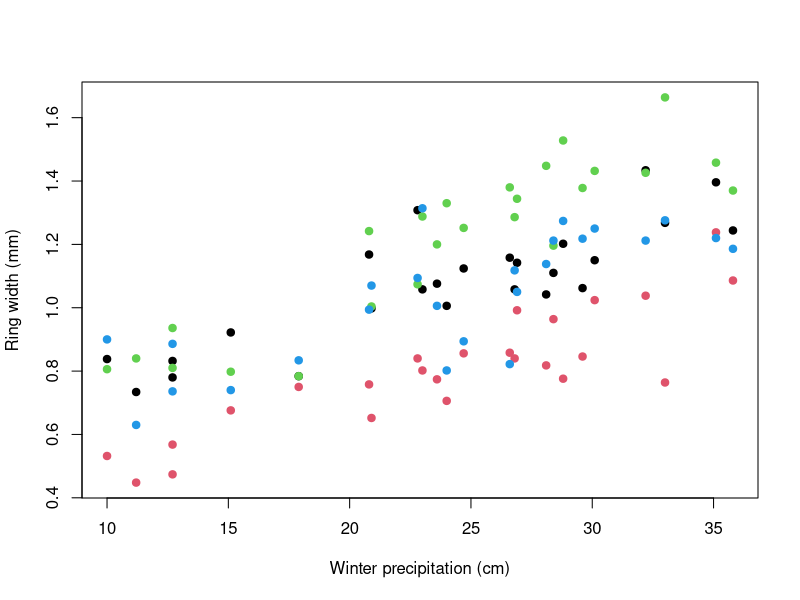
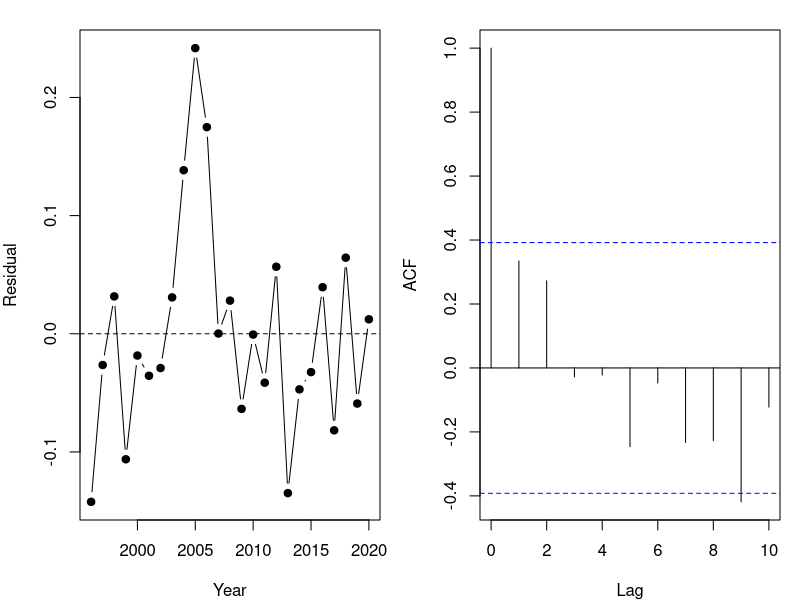

Source code (R) for these figures, in order:

#  NRES 746, Week 11: linear models as likelihoods, linear algebra, modeling variance =========
#  R demos only; sections match the Week 11 web page. Needs mvtnorm, lme4, nlme.

# STANDARD STATISTICS AS LIKELIHOOD MODELS ============================================

rm(list = ls())

# 3. One model behind lm() ------------------------------------------------------------

# pinyon ring widths (mm): 4 stands x 5 trees x 25 years; simulated
set.seed(21)
years <- 1996:2020
n_yr <- length(years)
precip <- round(rgamma(n_yr, shape = 9, scale = 22 / 9), 1)   # winter precipitation (cm)
stand_eff <- rnorm(4, 0, 0.12)
ar_dev <- matrix(0, 4, n_yr)            # shared year-to-year deviations within each stand
for (j in 1:4) {
  ar_dev[j, 1] <- rnorm(1, 0, 0.08 / sqrt(1 - 0.6^2))
  for (t in 2:n_yr) ar_dev[j, t] <- 0.6 * ar_dev[j, t - 1] + rnorm(1, 0, 0.08)
}
rings <- expand.grid(year = years, tree = 1:5, stand = LETTERS[1:4])
rings$tree_id <- paste0(rings$stand, rings$tree)
tree_eff <- setNames(rnorm(20, 0, 0.1), unique(rings$tree_id))
j <- match(rings$stand, LETTERS)
t <- match(rings$year, years)
rings$precip <- precip[t]
rings$width <- round(0.35 + stand_eff[j] + tree_eff[rings$tree_id] + 0.025 * rings$precip +
                       ar_dev[cbind(j, t)] + rnorm(nrow(rings), 0, 0.1), 2)

# stand chronologies: mean of the 5 trees in each stand and year
chron <- aggregate(width ~ stand + year + precip, data = rings, FUN = mean)
chron <- chron[order(chron$stand, chron$year), ]
head(chron)

plot(width ~ precip, data = chron, col = as.integer(factor(chron$stand)), pch = 19,
     xlab = "Winter precipitation (cm)", ylab = "Ring width (mm)")

# ANCOVA: one intercept per stand (a[1:4]), shared slope b; sigma on the log scale
nll_ancova <- function(par, dat) {
  a <- par[1:4]
  b <- par[5]
  sigma <- exp(par[6])
  mu <- a[as.integer(dat$stand)] + b * dat$precip
  -sum(dnorm(dat$width, mu, sigma, log = TRUE))
}
chron$stand <- factor(chron$stand)
fit_ancova <- optim(c(rep(0.5, 4), 0, log(0.1)), nll_ancova, dat = chron,
                    method = "BFGS", control = list(maxit = 1000))
fit_lm <- lm(width ~ 0 + stand + precip, data = chron)   # 0 + : one intercept per stand

cbind(optim = fit_ancova$par[1:5], lm = coef(fit_lm))
c(optim = exp(fit_ancova$par[6]), lm = summary(fit_lm)$sigma)   # MLE divides by n; lm by n - 5

# classic ANCOVA tests: F-tests between nested models
fit_precip <- lm(width ~ precip, data = chron)
fit_slopes <- lm(width ~ 0 + stand * precip, data = chron)   # one slope per stand
anova(fit_precip, fit_lm)    # do stands differ, given precipitation?
anova(fit_lm, fit_slopes)    # same precipitation slope in every stand?

#  [PAUSE] Each precipitation value is shared by all four stands in a year. Does that matter for independence?

# 4. The model matrix -----------------------------------------------------------------

rows_1996 <- chron$year == 1996
model.matrix(~ 0 + stand + precip, data = chron)[rows_1996, ]   # one column per stand
model.matrix(~ stand + precip, data = chron)[rows_1996, ]       # R's default coding
coef(lm(width ~ stand + precip, data = chron))

#  [PAUSE] In a model with an intercept, why can't R include indicator columns for all four stands?

# 5. Generalized linear models --------------------------------------------------------

tree_means <- aggregate(width ~ stand + tree_id, data = rings, FUN = mean)
set.seed(5)
tree_means$cones <- rpois(20, exp(-0.5 + 3 * tree_means$width))

# Poisson GLM by hand: log(mu) = a + b * width
nll_pois <- function(par) {
  -sum(dpois(tree_means$cones, exp(par[1] + par[2] * tree_means$width), log = TRUE))
}
fit_pois <- optim(c(0, 1), nll_pois, method = "BFGS")
fit_glm <- glm(cones ~ width, family = poisson, data = tree_means)
cbind(optim = fit_pois$par, glm = coef(fit_glm))

# Discussion: lag-1 correlation of ANCOVA residuals within stands
mean(sapply(split(resid(fit_lm), chron$stand), function(r) cor(r[-1], r[-length(r)])))

# Bonus: nonlinear least squares ------------------------------------------------------

fit_nls <- nls(width ~ a * precip / (b + precip), data = chron,
               start = list(a = 1.5, b = 20))
coef(fit_nls)


# LINEAR ALGEBRA FOR STATISTICS =======================================================

# 1. Vectors and matrices -------------------------------------------------------------

A <- matrix(c(2, 1, 0, 3, -1, 4), nrow = 2)
A
dim(A)
A[2, 3]     # row 2, column 3

# 2. Matrix multiplication ------------------------------------------------------------

X <- model.matrix(~ stand + precip, data = chron)
beta_hat <- coef(lm(width ~ stand + precip, data = chron))
mu_hat <- X %*% beta_hat               # 100 x 5 times 5 x 1 = 100 x 1
all.equal(as.vector(mu_hat), unname(fitted(lm(width ~ stand + precip, data = chron))))

# 3. Transpose, identity, and inverse -------------------------------------------------

# normal equations: t(X) X beta = t(X) y
XtX <- t(X) %*% X
XtX                                      # 5 x 5
beta_ne <- solve(XtX, t(X) %*% chron$width)   # solves XtX beta = Xty
cbind(normal_eq = as.vector(beta_ne), lm = beta_hat)

#  [PAUSE] Suppose X also had an indicator column for stand A. What would go wrong with solve(XtX)?

# 4. Determinant and quadratic form ---------------------------------------------------

# with V = sigma^2 I, the MVN is a product of univariate normals
library(mvtnorm)
r <- resid(fit_lm)
sigma_mle <- sqrt(mean(r^2))
c(sum_dnorm = sum(dnorm(r, 0, sigma_mle, log = TRUE)),
  dmvnorm = dmvnorm(r, rep(0, 100), sigma_mle^2 * diag(100), log = TRUE))

# 5. Valid covariance matrices --------------------------------------------------------

V_ok <- matrix(c(4, 1, 1, 2), 2)       # variances 4 and 2, covariance 1
eigen(V_ok)$values                     # all positive: positive definite


# MODELING VARIANCE: RANDOM EFFECTS AND AUTOCORRELATION ===============================

# 3. A random intercept ---------------------------------------------------------------

# V = sigma_b^2 Z Z^T + sigma^2 I: block diagonal, one 5 x 5 block per stand
y_tree <- tree_means$width
Z <- model.matrix(~ 0 + stand, data = tree_means)
ZZt <- Z %*% t(Z)
V_ri <- function(sigma_b, sigma) sigma_b^2 * ZZt + sigma^2 * diag(20)
V_ri(0.12, 0.1)[1:7, 1:7]     # first stand's block, and the start of the next

nll_ri <- function(par) {
  V <- V_ri(exp(par[2]), exp(par[3]))
  -dmvnorm(y_tree, rep(par[1], 20), V, log = TRUE)
}
fit_ri <- optim(c(mean(y_tree), log(0.1), log(0.1)), nll_ri, method = "BFGS")
c(mu = fit_ri$par[1], sigma_b = exp(fit_ri$par[2]), sigma = exp(fit_ri$par[3]))

library(lme4)
fit_lmer <- lmer(width ~ 1 + (1 | stand), data = tree_means, REML = FALSE)
fixef(fit_lmer)
as.data.frame(VarCorr(fit_lmer))[, c("grp", "sdcor")]

sb_hat <- exp(fit_ri$par[2])
s_hat <- exp(fit_ri$par[3])
sb_hat^2 / (sb_hat^2 + s_hat^2)       # intraclass correlation

#  [PAUSE] The among-stand SD comes from only four stands. How much would you trust it?

# 4. Autocorrelation: AR(1) -----------------------------------------------------------

chron_a <- chron[chron$stand == "A", ]
chron_a$year_c <- chron_a$year - 2008          # centered year: 0 = 2008
fit_lm_a <- lm(width ~ precip + year_c, data = chron_a)
summary(fit_lm_a)$coefficients
par(mfrow = c(1, 2), mar = c(4, 4, 1.5, 1))
plot(chron_a$year, resid(fit_lm_a), type = "b", pch = 19, xlab = "Year", ylab = "Residual")
abline(h = 0, lty = 2)
acf(resid(fit_lm_a), main = "", lag.max = 10)
par(mfrow = c(1, 1))

# lag-1 residual correlation in each stand (stand A's is inside the bounds, +/-0.39)
lag1 <- function(d) {
  d$year_c <- d$year - 2008
  acf(resid(lm(width ~ precip + year_c, data = d)), plot = FALSE)$acf[2]
}
round(sapply(split(chron, chron$stand), lag1), 2)

# AR(1) covariance: V_st = sigma^2 / (1 - rho^2) * rho^|s - t|
lags <- abs(outer(1:25, 1:25, "-"))
V_ar1 <- function(rho, sigma) sigma^2 / (1 - rho^2) * rho^lags
round(V_ar1(0.6, 0.08)[1:5, 1:5], 4)

# mean: a + b * precip + c * year_c; AR(1) errors with rho = tanh(par[4]), sigma = exp(par[5])
nll_ar1 <- function(par) {
  mu <- par[1] + par[2] * chron_a$precip + par[3] * chron_a$year_c
  V <- V_ar1(tanh(par[4]), exp(par[5]))
  -dmvnorm(chron_a$width, mu, V, log = TRUE)
}
fit_ar1 <- optim(c(coef(fit_lm_a), 0, log(0.1)), nll_ar1, method = "BFGS", hessian = TRUE)
c(a = fit_ar1$par[1], b = fit_ar1$par[2], c = fit_ar1$par[3],
  rho = tanh(fit_ar1$par[4]), sigma = exp(fit_ar1$par[5]))

library(nlme)
fit_gls <- gls(width ~ precip + year_c, data = chron_a,
               correlation = corAR1(form = ~ year), method = "ML")
coef(fit_gls)
coef(fit_gls$modelStruct$corStruct, unconstrained = FALSE)   # rho

# trend: estimate, SE, p under independence vs. AR(1) (Hessian SE)
se_ar1 <- sqrt(diag(solve(fit_ar1$hessian)))
summary(fit_lm_a)$coefficients["year_c", ]
c(estimate = fit_ar1$par[3], se = se_ar1[3], p = 2 * pnorm(-abs(fit_ar1$par[3] / se_ar1[3])))

#  [PAUSE] With rho near 0.9, what does one AR(1) series look like? How would you tell it from a slow trend?

# 5. Why these models are harder to fit -----------------------------------------------

# milliseconds per NLL evaluation, averaged over 'reps' evaluations
time_nll <- function(n, reps = 10) {
  y <- rnorm(n)
  V <- 0.5^abs(outer(1:n, 1:n, "-"))
  ms <- function(expr) 1000 * system.time(for (i in 1:reps) expr)[["elapsed"]] / reps
  c(n = n, independent = ms(sum(dnorm(y, 0, 1, log = TRUE))),
    mvn = ms(dmvnorm(y, rep(0, n), V, log = TRUE)))
}
set.seed(1)
timings <- t(sapply(c(250, 500, 1000, 2000), time_nll))
timings

# Bonus: a random intercept and AR(1) together ----------------------------------------

Z_chron <- model.matrix(~ 0 + stand, data = chron)
V_combined <- function(sigma_b, rho, sigma) {
  sigma_b^2 * Z_chron %*% t(Z_chron) + kronecker(diag(4), V_ar1(rho, sigma))
}
nll_combined <- function(par) {
  mu <- par[1] + par[2] * chron$precip
  V <- V_combined(exp(par[3]), tanh(par[4]), exp(par[5]))
  -dmvnorm(chron$width, mu, V, log = TRUE)
}
fit_comb <- optim(c(0.4, 0.02, log(0.1), 0, log(0.1)), nll_combined, method = "BFGS",
                  control = list(maxit = 1000))
c(a = fit_comb$par[1], b = fit_comb$par[2], sigma_b = exp(fit_comb$par[3]),
  rho = tanh(fit_comb$par[4]), sigma = exp(fit_comb$par[5]))

fit_lme <- lme(width ~ precip, random = ~ 1 | stand, data = chron,
               correlation = corAR1(form = ~ year | stand), method = "ML")
fixef(fit_lme)
coef(fit_lme$modelStruct$corStruct, unconstrained = FALSE)
c(-fit_comb$value, logLik(fit_lme))       # same maximized log-likelihood
